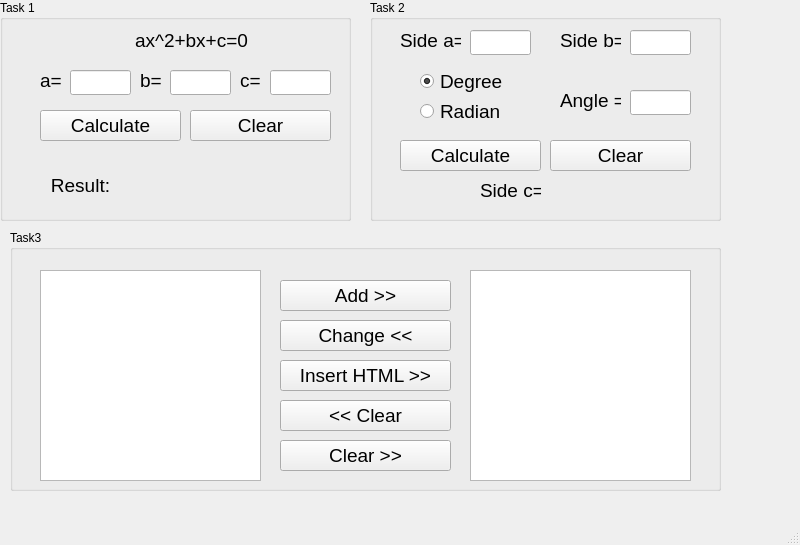
<?xml version="1.0" encoding="UTF-8"?>
<ui version="4.0">
 <class>MainWindow</class>
 <widget class="QMainWindow" name="MainWindow">
  <property name="geometry">
   <rect>
    <x>0</x>
    <y>0</y>
    <width>800</width>
    <height>545</height>
   </rect>
  </property>
  <property name="windowTitle">
   <string>MainWindow</string>
  </property>
  <widget class="QWidget" name="centralwidget">
   <widget class="QLineEdit" name="aValue">
    <property name="geometry">
     <rect>
      <x>70</x>
      <y>70</y>
      <width>61</width>
      <height>25</height>
     </rect>
    </property>
   </widget>
   <widget class="QLabel" name="aLabel">
    <property name="geometry">
     <rect>
      <x>40</x>
      <y>70</y>
      <width>21</width>
      <height>21</height>
     </rect>
    </property>
    <property name="font">
     <font>
      <pointsize>14</pointsize>
     </font>
    </property>
    <property name="text">
     <string>a=</string>
    </property>
   </widget>
   <widget class="QLineEdit" name="bValue">
    <property name="geometry">
     <rect>
      <x>170</x>
      <y>70</y>
      <width>61</width>
      <height>25</height>
     </rect>
    </property>
   </widget>
   <widget class="QLabel" name="bLabel">
    <property name="geometry">
     <rect>
      <x>140</x>
      <y>70</y>
      <width>21</width>
      <height>21</height>
     </rect>
    </property>
    <property name="font">
     <font>
      <pointsize>14</pointsize>
     </font>
    </property>
    <property name="text">
     <string>b=</string>
    </property>
   </widget>
   <widget class="QLabel" name="cLabel">
    <property name="geometry">
     <rect>
      <x>240</x>
      <y>70</y>
      <width>21</width>
      <height>21</height>
     </rect>
    </property>
    <property name="font">
     <font>
      <pointsize>14</pointsize>
     </font>
    </property>
    <property name="text">
     <string>c=</string>
    </property>
   </widget>
   <widget class="QLineEdit" name="cValue">
    <property name="geometry">
     <rect>
      <x>270</x>
      <y>70</y>
      <width>61</width>
      <height>25</height>
     </rect>
    </property>
   </widget>
   <widget class="QLabel" name="exampleLabel">
    <property name="geometry">
     <rect>
      <x>46</x>
      <y>30</y>
      <width>291</width>
      <height>20</height>
     </rect>
    </property>
    <property name="font">
     <font>
      <pointsize>14</pointsize>
     </font>
    </property>
    <property name="text">
     <string>ax^2+bx+c=0</string>
    </property>
    <property name="alignment">
     <set>Qt::AlignCenter</set>
    </property>
   </widget>
   <widget class="QGroupBox" name="groupBox">
    <property name="geometry">
     <rect>
      <x>0</x>
      <y>0</y>
      <width>351</width>
      <height>221</height>
     </rect>
    </property>
    <property name="title">
     <string>Task 1</string>
    </property>
    <widget class="QPushButton" name="calcBtn">
     <property name="geometry">
      <rect>
       <x>40</x>
       <y>110</y>
       <width>141</width>
       <height>31</height>
      </rect>
     </property>
     <property name="font">
      <font>
       <pointsize>14</pointsize>
      </font>
     </property>
     <property name="text">
      <string>Calculate</string>
     </property>
    </widget>
    <widget class="QPushButton" name="clearBtn">
     <property name="geometry">
      <rect>
       <x>190</x>
       <y>110</y>
       <width>141</width>
       <height>31</height>
      </rect>
     </property>
     <property name="font">
      <font>
       <pointsize>14</pointsize>
      </font>
     </property>
     <property name="text">
      <string>Clear</string>
     </property>
    </widget>
    <widget class="QLabel" name="label">
     <property name="geometry">
      <rect>
       <x>40</x>
       <y>170</y>
       <width>81</width>
       <height>31</height>
      </rect>
     </property>
     <property name="font">
      <font>
       <pointsize>14</pointsize>
      </font>
     </property>
     <property name="text">
      <string>Result:</string>
     </property>
     <property name="alignment">
      <set>Qt::AlignCenter</set>
     </property>
    </widget>
    <widget class="QLabel" name="ResultLable">
     <property name="geometry">
      <rect>
       <x>130</x>
       <y>170</y>
       <width>191</width>
       <height>31</height>
      </rect>
     </property>
     <property name="font">
      <font>
       <family>Ubuntu</family>
       <pointsize>14</pointsize>
      </font>
     </property>
     <property name="text">
      <string/>
     </property>
     <property name="alignment">
      <set>Qt::AlignLeading|Qt::AlignLeft|Qt::AlignVCenter</set>
     </property>
    </widget>
   </widget>
   <widget class="QGroupBox" name="groupBox_2">
    <property name="geometry">
     <rect>
      <x>370</x>
      <y>0</y>
      <width>351</width>
      <height>221</height>
     </rect>
    </property>
    <property name="title">
     <string>Task 2</string>
    </property>
    <widget class="QLineEdit" name="aSideValue">
     <property name="geometry">
      <rect>
       <x>100</x>
       <y>30</y>
       <width>61</width>
       <height>25</height>
      </rect>
     </property>
    </widget>
    <widget class="QLabel" name="sideaLabel">
     <property name="geometry">
      <rect>
       <x>30</x>
       <y>30</y>
       <width>61</width>
       <height>21</height>
      </rect>
     </property>
     <property name="font">
      <font>
       <pointsize>14</pointsize>
      </font>
     </property>
     <property name="text">
      <string>Side a=</string>
     </property>
    </widget>
    <widget class="QLabel" name="sidebLabel">
     <property name="geometry">
      <rect>
       <x>190</x>
       <y>30</y>
       <width>61</width>
       <height>21</height>
      </rect>
     </property>
     <property name="font">
      <font>
       <pointsize>14</pointsize>
      </font>
     </property>
     <property name="text">
      <string>Side b=</string>
     </property>
    </widget>
    <widget class="QLineEdit" name="bSideValue">
     <property name="geometry">
      <rect>
       <x>260</x>
       <y>30</y>
       <width>61</width>
       <height>25</height>
      </rect>
     </property>
    </widget>
    <widget class="QRadioButton" name="RadianRdBtn">
     <property name="geometry">
      <rect>
       <x>50</x>
       <y>100</y>
       <width>112</width>
       <height>23</height>
      </rect>
     </property>
     <property name="font">
      <font>
       <pointsize>14</pointsize>
      </font>
     </property>
     <property name="text">
      <string>Radian</string>
     </property>
    </widget>
    <widget class="QRadioButton" name="DegreeRdBtn">
     <property name="geometry">
      <rect>
       <x>50</x>
       <y>70</y>
       <width>112</width>
       <height>23</height>
      </rect>
     </property>
     <property name="font">
      <font>
       <pointsize>14</pointsize>
      </font>
     </property>
     <property name="focusPolicy">
      <enum>Qt::StrongFocus</enum>
     </property>
     <property name="contextMenuPolicy">
      <enum>Qt::DefaultContextMenu</enum>
     </property>
     <property name="text">
      <string>Degree</string>
     </property>
     <property name="checked">
      <bool>true</bool>
     </property>
    </widget>
    <widget class="QLabel" name="AngleLabel">
     <property name="geometry">
      <rect>
       <x>190</x>
       <y>90</y>
       <width>61</width>
       <height>21</height>
      </rect>
     </property>
     <property name="font">
      <font>
       <pointsize>14</pointsize>
      </font>
     </property>
     <property name="text">
      <string>Angle =</string>
     </property>
    </widget>
    <widget class="QLineEdit" name="AngleValue">
     <property name="geometry">
      <rect>
       <x>260</x>
       <y>90</y>
       <width>61</width>
       <height>25</height>
      </rect>
     </property>
    </widget>
    <widget class="QPushButton" name="ClearBtnTask2">
     <property name="geometry">
      <rect>
       <x>180</x>
       <y>140</y>
       <width>141</width>
       <height>31</height>
      </rect>
     </property>
     <property name="font">
      <font>
       <pointsize>14</pointsize>
      </font>
     </property>
     <property name="text">
      <string>Clear</string>
     </property>
    </widget>
    <widget class="QPushButton" name="CalcBtnTask2">
     <property name="geometry">
      <rect>
       <x>30</x>
       <y>140</y>
       <width>141</width>
       <height>31</height>
      </rect>
     </property>
     <property name="font">
      <font>
       <pointsize>14</pointsize>
      </font>
     </property>
     <property name="text">
      <string>Calculate</string>
     </property>
    </widget>
    <widget class="QLabel" name="sideaLabel_2">
     <property name="geometry">
      <rect>
       <x>110</x>
       <y>180</y>
       <width>61</width>
       <height>21</height>
      </rect>
     </property>
     <property name="font">
      <font>
       <pointsize>14</pointsize>
      </font>
     </property>
     <property name="text">
      <string>Side c=</string>
     </property>
    </widget>
    <widget class="QLabel" name="resultLableTask2">
     <property name="geometry">
      <rect>
       <x>190</x>
       <y>180</y>
       <width>67</width>
       <height>31</height>
      </rect>
     </property>
     <property name="font">
      <font>
       <pointsize>14</pointsize>
      </font>
     </property>
     <property name="text">
      <string/>
     </property>
    </widget>
   </widget>
   <widget class="QGroupBox" name="groupBox_3">
    <property name="geometry">
     <rect>
      <x>10</x>
      <y>230</y>
      <width>711</width>
      <height>261</height>
     </rect>
    </property>
    <property name="title">
     <string>Task3</string>
    </property>
    <widget class="QPlainTextEdit" name="FrstPlainTxtEd">
     <property name="geometry">
      <rect>
       <x>30</x>
       <y>40</y>
       <width>221</width>
       <height>211</height>
      </rect>
     </property>
     <property name="font">
      <font>
       <pointsize>14</pointsize>
      </font>
     </property>
    </widget>
    <widget class="QPlainTextEdit" name="ScndPlainTxtEd">
     <property name="geometry">
      <rect>
       <x>460</x>
       <y>40</y>
       <width>221</width>
       <height>211</height>
      </rect>
     </property>
    </widget>
    <widget class="QPushButton" name="AddBtn">
     <property name="geometry">
      <rect>
       <x>270</x>
       <y>50</y>
       <width>171</width>
       <height>31</height>
      </rect>
     </property>
     <property name="font">
      <font>
       <pointsize>14</pointsize>
      </font>
     </property>
     <property name="text">
      <string>Add &gt;&gt;</string>
     </property>
    </widget>
    <widget class="QPushButton" name="ChngBtn">
     <property name="geometry">
      <rect>
       <x>270</x>
       <y>90</y>
       <width>171</width>
       <height>31</height>
      </rect>
     </property>
     <property name="font">
      <font>
       <pointsize>14</pointsize>
      </font>
     </property>
     <property name="text">
      <string>Change &lt;&lt;</string>
     </property>
    </widget>
    <widget class="QPushButton" name="HtmlBtn">
     <property name="geometry">
      <rect>
       <x>270</x>
       <y>130</y>
       <width>171</width>
       <height>31</height>
      </rect>
     </property>
     <property name="font">
      <font>
       <pointsize>14</pointsize>
      </font>
     </property>
     <property name="text">
      <string>Insert HTML &gt;&gt;</string>
     </property>
    </widget>
    <widget class="QPushButton" name="pushButton">
     <property name="geometry">
      <rect>
       <x>270</x>
       <y>170</y>
       <width>171</width>
       <height>31</height>
      </rect>
     </property>
     <property name="font">
      <font>
       <pointsize>14</pointsize>
      </font>
     </property>
     <property name="text">
      <string>&lt;&lt; Clear</string>
     </property>
    </widget>
    <widget class="QPushButton" name="pushButton_2">
     <property name="geometry">
      <rect>
       <x>270</x>
       <y>210</y>
       <width>171</width>
       <height>31</height>
      </rect>
     </property>
     <property name="font">
      <font>
       <pointsize>14</pointsize>
      </font>
     </property>
     <property name="text">
      <string>Clear &gt;&gt;</string>
     </property>
    </widget>
   </widget>
   <zorder>groupBox</zorder>
   <zorder>aValue</zorder>
   <zorder>aLabel</zorder>
   <zorder>bValue</zorder>
   <zorder>bLabel</zorder>
   <zorder>cLabel</zorder>
   <zorder>cValue</zorder>
   <zorder>exampleLabel</zorder>
   <zorder>groupBox_2</zorder>
   <zorder>groupBox_3</zorder>
  </widget>
  <widget class="QMenuBar" name="menubar">
   <property name="geometry">
    <rect>
     <x>0</x>
     <y>0</y>
     <width>800</width>
     <height>22</height>
    </rect>
   </property>
  </widget>
  <widget class="QStatusBar" name="statusbar"/>
 </widget>
 <resources/>
 <connections/>
</ui>
